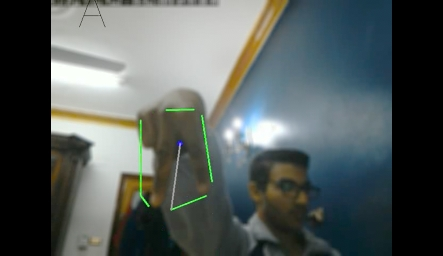
#> input picture Attempts/Photos/A.jpg, 443 x 256 px, given in place of the camera
$ jupyter execute 'Image Processing Project 1,1.ipynb'   (older library calls are emulated)
#> lines starting #> are read from the running program, lines starting #| are printed output that depends on the picture; after the words box and inside, x2 and y2 are one past the last pixel; in counts of white or black regions, pixels touching at a corner belong together
[cell 1]
import cv2
from scipy import signal
import numpy as np
import math

try:
    video=cv2.VideoCapture(0)
  #  video=cv2.VideoCapture("http://192.168.0.100:8080/video")  # this for mobil connection cam
    hue,sat,val = 0,0,0 #initial values for hue,sat,val
    kernelErosion = np.ones((1,1),np.uint8) #kernel for erosion
    kernelDilation = np.ones((6,6),np.uint8) #kernel for dilation
    while True:
        check,frame=video.read() #get the video frame by frame
#> frame is the input picture: shape (256, 443, 3); mean B, G, R 89.6, 91.4, 83.8
        frame = cv2.blur(frame, (10,10)) # blur the original frame "very important for the final image"
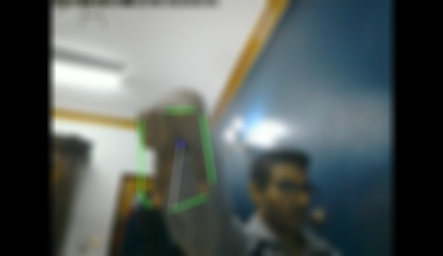
#> frame: shape (256, 443, 3); mean B, G, R 89.7, 91.5, 83.9
        hsv = cv2.cvtColor(frame, cv2.COLOR_BGR2HSV) #convert to hsv space
#> hsv: shape (256, 443, 3); mean H, S, V 53, 48.7, 96.1
        x = video.get(3) #width
        y = video.get(4) #height
        cv2.rectangle(frame,(int(x/3),int(y/3)),(int(2*x/3),int(2*y/3)),(0,255,0),3) # draw rectangle
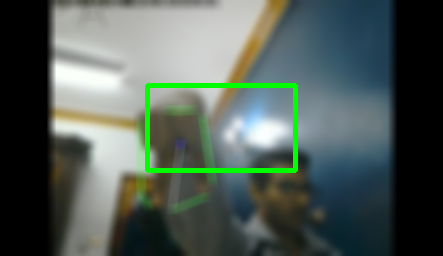
#> frame: shape (256, 443, 3); 2.04% of pixels changed, all inside (x1, y1, x2, y2) = (145, 83, 298, 173)

       #take the hand area as an image
        hand = hsv[int(y/3):int(2*y/3),int(x/3):int(2*x/3)]
#> hand: shape (85, 148, 3); mean H, S, V 67.8, 45.4, 140.6

        #get the average threshold for the colors of hsv
        hue,sat,val = getAverageThreshold(hand)

       #make a mask from lower to upper band of the colors
       #the lower and upper band  withing the function from inside
        masks =mask(hsv,[hue,sat,val])

        #make erison for the mask to eliminate noise "smaller white pixels not important"
        erosion = cv2.erode(masks,kernelErosion,iterations =1)

        #make dilation to close the black areas inside the hand after you removed the noise
        dilation = cv2.dilate(erosion,kernelDilation,iterations = 2)

        #dilation = cv2.blur(dilation, (3,3)) # blur the image #@deprecated
        #dilation = cv2.medianBlur(dilation, 3) #@deprecated

        #make edges
        #we found that this is not much important
        #edge = cv2.Canny(dilation, 175, 175) #@deprecated

        #get the contour for all the white areas in the frame
        _, contours, _ = cv2.findContours(dilation,cv2.RETR_LIST,cv2.CHAIN_APPROX_SIMPLE)
        #drawLargesContours(contours,frame,1000) #@deprecated

        #get the index of the largest contour
        index = getLargestCountour(contours)

        # if the index is -1 then there was no contours from the begining then move
        if index >=0 and index <= len(contours) -1:
            cnt = contours[index]

            #get the points of the parameter that shape the outer convex
            #false parameter means to retrieve with the hull the convexity  defects (the tie between two fingers)
            hull = cv2.convexHull(cnt,returnPoints = False)

            #get the ties
            defects = cv2.convexityDefects(cnt,hull)
            #draw the defects
            drawDefects(defects)

        frame2 = frame

       #segment the image
        segmented = cv2.bitwise_and(frame,frame2, mask= masks)

        #print all the screens you want
        imgsShow()

        key=cv2.waitKey(1)
        if key == ord('q'):
            '''print(frame) '''
            break
        if key == ord('w'):
            hand=frame[int(y/3):int(2*y/3),int(x/3):int(2*x/3)]
            hsv = cv2.cvtColor(frame, cv2.COLOR_BGR2HSV)
            cv2.imshow("image1",hsv)
except Exception as e:
    print(e)
video.release()


cv2.destroyAllWindows()

$ run again, on Attempts/Photos/A2.jpg
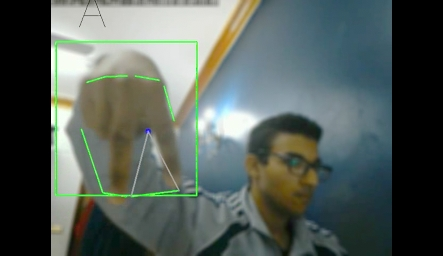
#> input picture Attempts/Photos/A2.jpg, 443 x 256 px, given in place of the camera
#> frame is the input picture: shape (256, 443, 3); mean B, G, R 89.8, 95.3, 85.4
#> `frame = cv2.blur(frame, (10,10)) # blur the original frame "very impor..`:
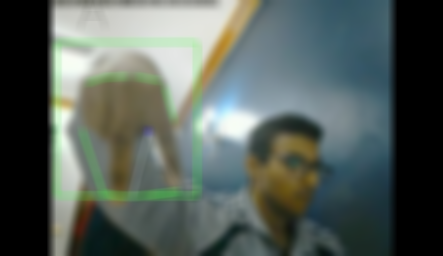
#> frame: shape (256, 443, 3); mean B, G, R 89.9, 95.5, 85.5
#> hsv: shape (256, 443, 3); mean H, S, V 54.2, 50.7, 99.6
#> `cv2.rectangle(frame,(int(x/3),int(y/3)),(int(2*x/3),int(2*y/3)),(0,255..`:
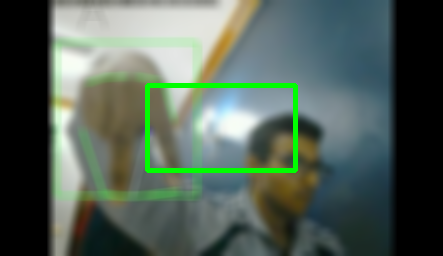
#> frame: shape (256, 443, 3); 2.04% of pixels changed, all inside (x1, y1, x2, y2) = (145, 83, 298, 173)
#> hand: shape (85, 148, 3); mean H, S, V 70.5, 48.4, 152.2

$ run again, on Attempts/Photos/L2.jpg
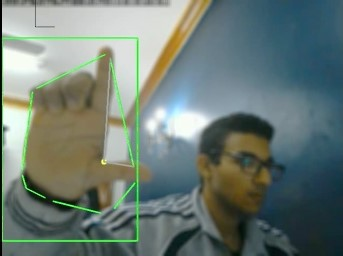
#> input picture Attempts/Photos/L2.jpg, 343 x 256 px, given in place of the camera
#> frame is the input picture: shape (256, 343, 3); mean B, G, R 117.2, 124.1, 109.4
#> `frame = cv2.blur(frame, (10,10)) # blur the original frame "very impor..`:
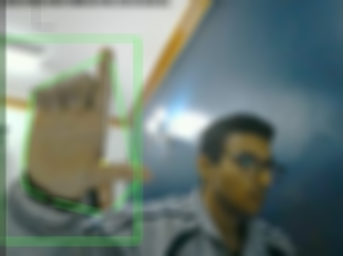
#> frame: shape (256, 343, 3); mean B, G, R 117.5, 124.5, 109.7
#> hsv: shape (256, 343, 3); mean H, S, V 71.3, 70.8, 131.2
#> `cv2.rectangle(frame,(int(x/3),int(y/3)),(int(2*x/3),int(2*y/3)),(0,255..`:
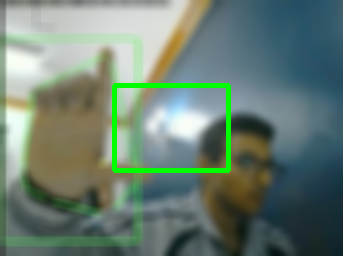
#> frame: shape (256, 343, 3); 2.25% of pixels changed, all inside (x1, y1, x2, y2) = (112, 83, 231, 173)
#> hand: shape (85, 114, 3); mean H, S, V 79, 47.2, 167.6
